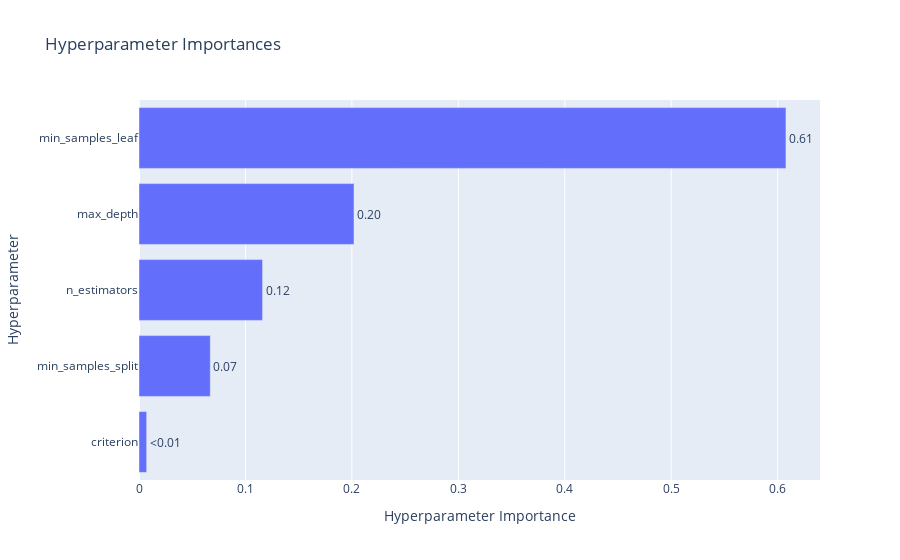

Write notebook code for a chart like this one.
### Code cell
# Plot which hyperparameters were most important
fig2 = plot_param_importances(study)
fig2.show()
# Save the plot
output_dir = os.path.join('outputs', '03_Hyperparameter_Tuning_Deep_Dive')
os.makedirs(output_dir, exist_ok=True)
plot_path = os.path.join(output_dir, 'param_importances.png')
pio.write_image(fig2, plot_path, width=1000, height=600)
print(f"Plot saved to: {plot_path}")

### Figure 1 — Plotly figure (JSON) as saved in the notebook; plotly's stock layout.template omitted (floating-point values rounded to 4 significant figures)
{"data": [{"cliponaxis": false, "hovertemplate": ["criterion (CategoricalDistribution): 0.00720285016508136<extra></extra>", "min_samples_split (IntDistribution): 0.0669526838469346<extra></extra>", "n_estimators (IntDistribution): 0.11609004269501452<extra></extra>", "max_depth (IntDistribution): 0.2019713846874851<extra></extra>", "min_samples_leaf (IntDistribution): 0.6077830386054845<extra></extra>"], "name": "Objective Value", "orientation": "h", "text": ["<0.01", "0.07", "0.12", "0.20", "0.61"], "textposition": "outside", "x": [0.007203, 0.06695, 0.1161, 0.202, 0.6078], "y": ["criterion", "min_samples_split", "n_estimators", "max_depth", "min_samples_leaf"], "type": "bar"}], "layout": {"title": {"text": "Hyperparameter Importances"}, "xaxis": {"title": {"text": "Hyperparameter Importance"}}, "yaxis": {"title": {"text": "Hyperparameter"}}}}
